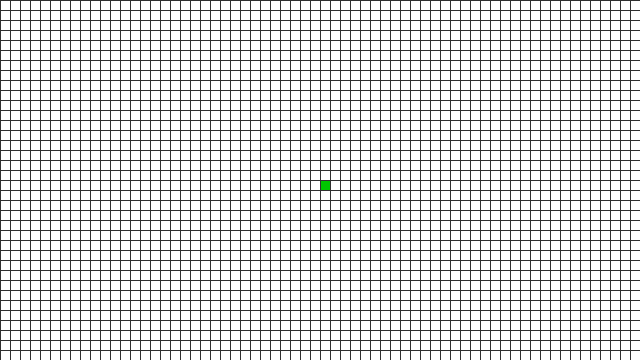
Frame 1 (no input)
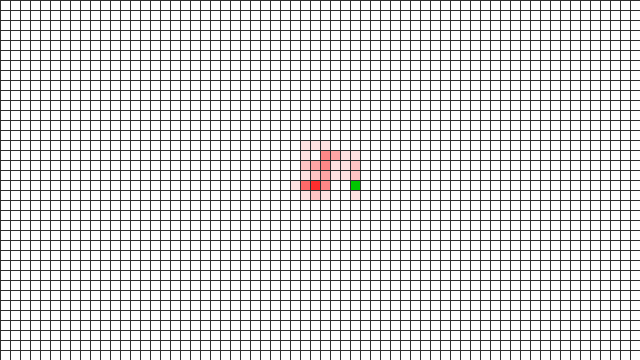
Frame 60 (the mouse pressed at the canvas centre just before this capture)
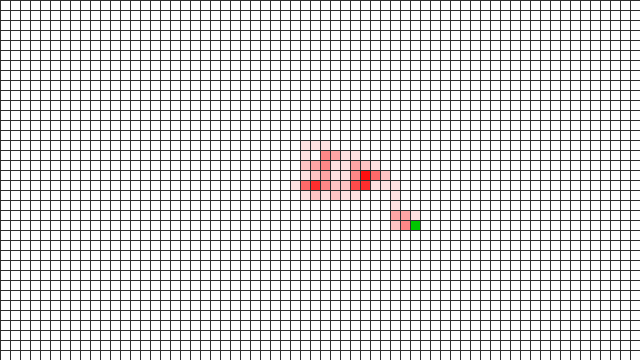
Frame 120 (the mouse held since frame 60 and released just before this capture)

The Processing sketch that drew these frames (run headless with seeded random() and noise(); from frame 60 on, the mouse is pressed at the canvas centre):

// Processing sketch: random_walk
// ── random_walk.pde
int cellSize = 10;
color occupied = color(0, 200, 0);
color empty = color(255);
int[][] world; 
int[][] heatMap;
int xLocation;
int yLocation; 
void setup() {
  size (640, 360);
  world = new int[width/cellSize][height/cellSize];
  heatMap = new int[width/cellSize][height/cellSize];
  xLocation = (width/cellSize)/2;
  yLocation = (height/cellSize)/2;
  stroke(48);
  noSmooth();
  //noStroke();
  // Initialization of cells
  for (int x=0; x<width/cellSize; x++) {
    for (int y=0; y<height/cellSize; y++) {
      int state;
      if (x == xLocation && y == yLocation) { 
        state = 1;
      }
      else {
        state = 0;
      }
      world[x][y] = int(state);
    }
  }
  background(0);
}
void draw() {
  //Draw grid
  for (int x=0; x<width/cellSize; x++) {
    for (int y=0; y<height/cellSize; y++) {
      if (world[x][y]==1) {
        if(heatMap[x][y] <= 225){
          heatMap[x][y] += 30;
        }  
        fill(occupied); 
      }
      else {
        empty = color(255, 255 - heatMap[x][y], 255 - heatMap[x][y]);
        fill(empty); 
      }
      rect (x*cellSize, y*cellSize, cellSize, cellSize);
    }
  }
  iteration();
  delay(100);
}
void iteration() {
  world[xLocation][yLocation] = 0;
  int move = int(random(4));
  if (move == 0) {
    xLocation += 1;
  } else if (move == 1) {
    xLocation -= 1;
  } else if (move == 2) {
    yLocation += 1;
  } else {
    yLocation -=1 ;    
  }
  if(xLocation < 0) 
     xLocation = width/10 - 1;
  if(xLocation > width/10 - 1)
     xLocation = 0;
  if(yLocation < 0)
    yLocation = height/10 - 1;
  if(yLocation > height/10 - 1) 
    yLocation = 0;
  world[xLocation][yLocation] = 1;
}
